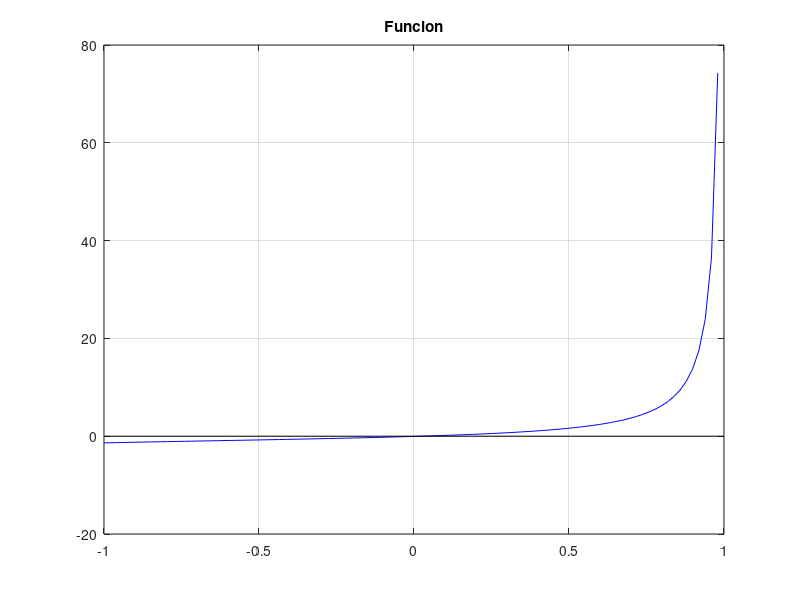

Source code (MATLAB): (Note: this script raises an error after producing the figure.)
format long;
# Datos
pt = 3.5;

k = 0.04;
maxit = 500;
tol = 1e-8;
%Cifras decimales exactas despues de la coma entonces va los 8,
% Sino pide cifras significativas entonces es uno menos.
a = -1;
b = 1;

H = @(x) (x ./  (1-x)) .* sqrt((2 .* pt) ./ (2+x)) -k;

#Plot
figure(1);
x = linspace(a,b,100);
plot(x,H(x),'b-');
grid on;
title('Funcion');
hold on;
plot(xlim, [0 0], 'k-')  % Línea negra horizontal sobre y = 0
hold on;

# Biseccion
[p,~,~,~] = biseccion(H, a, b, maxit, tol);
p

H2 = @(pt) (0.02 ./  (1-0.02)) .* sqrt((2 .* pt) ./ (2+0.02)) -k;

a2 = 0;
b2 = 4;

#Plot
figure(2);
x = linspace(a2,b2,100);
plot(x,H2(x),'b-');
grid on;
title('Funcion');
hold on;
plot(xlim, [0 0], 'k-')  % Línea negra horizontal sobre y = 0
hold on;

# Biseccion
[p2,~,~,~] = biseccion(H2, a2, b2, maxit, tol);
p2
